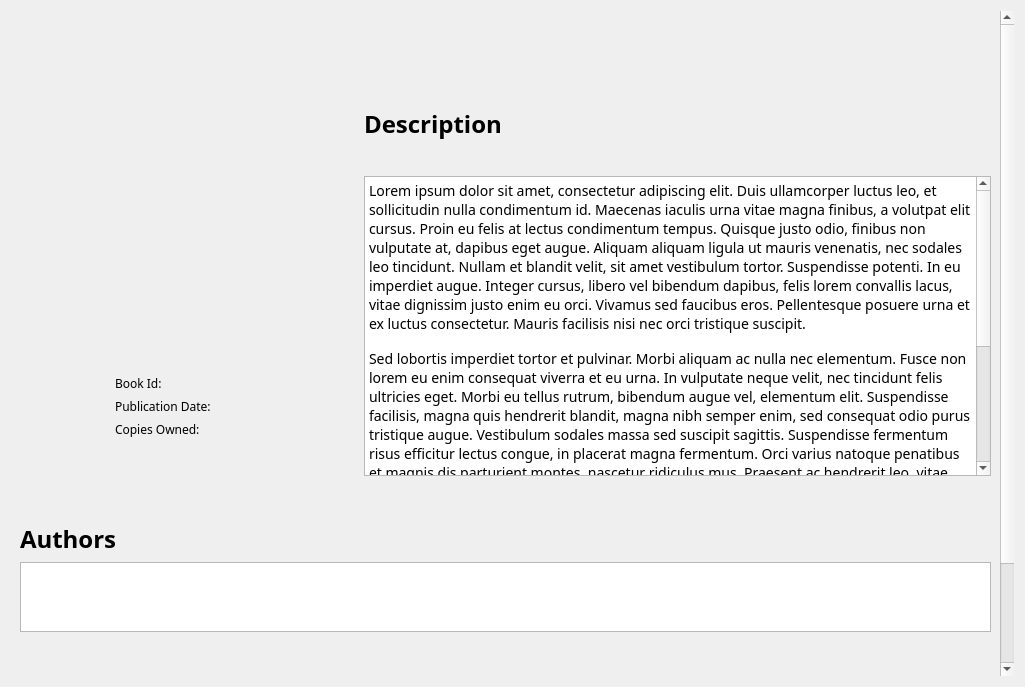
<?xml version="1.0" encoding="UTF-8"?>
<ui version="4.0">
 <class>BookDetailsDialog</class>
 <widget class="QDialog" name="BookDetailsDialog">
  <property name="enabled">
   <bool>true</bool>
  </property>
  <property name="geometry">
   <rect>
    <x>0</x>
    <y>0</y>
    <width>1025</width>
    <height>687</height>
   </rect>
  </property>
  <property name="minimumSize">
   <size>
    <width>0</width>
    <height>0</height>
   </size>
  </property>
  <property name="windowTitle">
   <string/>
  </property>
  <property name="windowIcon">
   <iconset resource="../../resources/resource.qrc">
    <normaloff>:/images/LibraryLogo.png</normaloff>:/images/LibraryLogo.png</iconset>
  </property>
  <layout class="QVBoxLayout" name="verticalLayout">
   <item>
    <widget class="SmoothScrollArea" name="scrollArea">
     <property name="sizePolicy">
      <sizepolicy hsizetype="Minimum" vsizetype="Expanding">
       <horstretch>0</horstretch>
       <verstretch>0</verstretch>
      </sizepolicy>
     </property>
     <property name="minimumSize">
      <size>
       <width>0</width>
       <height>0</height>
      </size>
     </property>
     <property name="styleSheet">
      <string notr="true">QScrollArea#scrollArea {
    background-color: transparent;
}</string>
     </property>
     <property name="frameShape">
      <enum>QFrame::NoFrame</enum>
     </property>
     <property name="widgetResizable">
      <bool>true</bool>
     </property>
     <widget class="QWidget" name="scrollAreaWidgetContents">
      <property name="geometry">
       <rect>
        <x>0</x>
        <y>0</y>
        <width>990</width>
        <height>991</height>
       </rect>
      </property>
      <layout class="QVBoxLayout" name="verticalLayout_4">
       <item>
        <layout class="QHBoxLayout" name="horizontalLayout" stretch="5,10">
         <property name="spacing">
          <number>30</number>
         </property>
         <item>
          <layout class="QVBoxLayout" name="verticalLayout_3" stretch="12,4">
           <item>
            <widget class="ImagePickerLabel" name="bookCover">
             <property name="sizePolicy">
              <sizepolicy hsizetype="Ignored" vsizetype="Ignored">
               <horstretch>0</horstretch>
               <verstretch>0</verstretch>
              </sizepolicy>
             </property>
             <property name="minimumSize">
              <size>
               <width>100</width>
               <height>200</height>
              </size>
             </property>
             <property name="styleSheet">
              <string notr="true">image: url(:/images/DefaultBookCover.jpg);</string>
             </property>
             <property name="text">
              <string/>
             </property>
             <property name="alignment">
              <set>Qt::AlignCenter</set>
             </property>
            </widget>
           </item>
           <item>
            <layout class="QFormLayout" name="formLayout">
             <property name="fieldGrowthPolicy">
              <enum>QFormLayout::FieldsStayAtSizeHint</enum>
             </property>
             <property name="labelAlignment">
              <set>Qt::AlignLeading|Qt::AlignLeft|Qt::AlignTop</set>
             </property>
             <property name="formAlignment">
              <set>Qt::AlignHCenter|Qt::AlignTop</set>
             </property>
             <property name="horizontalSpacing">
              <number>20</number>
             </property>
             <property name="verticalSpacing">
              <number>6</number>
             </property>
             <property name="topMargin">
              <number>5</number>
             </property>
             <property name="rightMargin">
              <number>20</number>
             </property>
             <property name="bottomMargin">
              <number>20</number>
             </property>
             <item row="0" column="0">
              <widget class="QLabel" name="label_4">
               <property name="font">
                <font>
                 <family>Montserrat</family>
                </font>
               </property>
               <property name="text">
                <string>Book Id:</string>
               </property>
              </widget>
             </item>
             <item row="0" column="1">
              <widget class="QLabel" name="bookIdLabel">
               <property name="font">
                <font>
                 <family>Montserrat</family>
                </font>
               </property>
               <property name="text">
                <string>&lt;id&gt;</string>
               </property>
              </widget>
             </item>
             <item row="1" column="0">
              <widget class="QLabel" name="label_5">
               <property name="font">
                <font>
                 <family>Montserrat</family>
                </font>
               </property>
               <property name="text">
                <string>Publication Date:</string>
               </property>
              </widget>
             </item>
             <item row="1" column="1">
              <widget class="QLabel" name="bookDateLabel">
               <property name="font">
                <font>
                 <family>Montserrat</family>
                </font>
               </property>
               <property name="text">
                <string>&lt;date&gt;</string>
               </property>
              </widget>
             </item>
             <item row="2" column="0">
              <widget class="QLabel" name="label_8">
               <property name="font">
                <font>
                 <family>Montserrat</family>
                </font>
               </property>
               <property name="text">
                <string>Copies Owned:</string>
               </property>
              </widget>
             </item>
             <item row="2" column="1">
              <widget class="QLabel" name="numCopiesOwnedLabel">
               <property name="font">
                <font>
                 <family>Montserrat</family>
                </font>
               </property>
               <property name="text">
                <string>&lt;copies&gt;</string>
               </property>
              </widget>
             </item>
            </layout>
           </item>
          </layout>
         </item>
         <item>
          <layout class="QVBoxLayout" name="verticalLayout_2">
           <item>
            <widget class="QLabel" name="bookTitleLabel">
             <property name="minimumSize">
              <size>
               <width>300</width>
               <height>0</height>
              </size>
             </property>
             <property name="font">
              <font>
               <family>Montserrat</family>
               <pointsize>20</pointsize>
               <bold>true</bold>
               <underline>true</underline>
              </font>
             </property>
             <property name="text">
              <string>&lt;Book Title&gt;</string>
             </property>
             <property name="wordWrap">
              <bool>true</bool>
             </property>
            </widget>
           </item>
           <item>
            <spacer name="verticalSpacer">
             <property name="orientation">
              <enum>Qt::Vertical</enum>
             </property>
             <property name="sizeType">
              <enum>QSizePolicy::Fixed</enum>
             </property>
             <property name="sizeHint" stdset="0">
              <size>
               <width>20</width>
               <height>20</height>
              </size>
             </property>
            </spacer>
           </item>
           <item>
            <widget class="QLabel" name="label_2">
             <property name="font">
              <font>
               <family>Montserrat</family>
               <pointsize>18</pointsize>
               <bold>true</bold>
               <underline>false</underline>
              </font>
             </property>
             <property name="text">
              <string>Description</string>
             </property>
            </widget>
           </item>
           <item>
            <spacer name="verticalSpacer_2">
             <property name="orientation">
              <enum>Qt::Vertical</enum>
             </property>
             <property name="sizeType">
              <enum>QSizePolicy::Fixed</enum>
             </property>
             <property name="sizeHint" stdset="0">
              <size>
               <width>20</width>
               <height>5</height>
              </size>
             </property>
            </spacer>
           </item>
           <item>
            <widget class="QTextEdit" name="descriptionText">
             <property name="minimumSize">
              <size>
               <width>0</width>
               <height>300</height>
              </size>
             </property>
             <property name="font">
              <font>
               <family>Montserrat</family>
              </font>
             </property>
             <property name="readOnly">
              <bool>true</bool>
             </property>
             <property name="html">
              <string>&lt;!DOCTYPE HTML PUBLIC &quot;-//W3C//DTD HTML 4.0//EN&quot; &quot;http://www.w3.org/TR/REC-html40/strict.dtd&quot;&gt;
&lt;html&gt;&lt;head&gt;&lt;meta name=&quot;qrichtext&quot; content=&quot;1&quot; /&gt;&lt;meta charset=&quot;utf-8&quot; /&gt;&lt;style type=&quot;text/css&quot;&gt;
p, li { white-space: pre-wrap; }
hr { height: 1px; border-width: 0; }
li.unchecked::marker { content: &quot;\2610&quot;; }
li.checked::marker { content: &quot;\2612&quot;; }
&lt;/style&gt;&lt;/head&gt;&lt;body style=&quot; font-family:'Montserrat'; font-size:9pt; font-weight:400; font-style:normal;&quot;&gt;
&lt;p style=&quot; margin-top:0px; margin-bottom:15px; margin-left:0px; margin-right:0px; -qt-block-indent:0; text-indent:0px; background-color:#ffffff;&quot;&gt;&lt;span style=&quot; font-family:'Open Sans','Arial','sans-serif'; font-size:14px; color:#000000; background-color:#ffffff;&quot;&gt;Lorem ipsum dolor sit amet, consectetur adipiscing elit. Duis ullamcorper luctus leo, et sollicitudin nulla condimentum id. Maecenas iaculis urna vitae magna finibus, a volutpat elit cursus. Proin eu felis at lectus condimentum tempus. Quisque justo odio, finibus non vulputate at, dapibus eget augue. Aliquam aliquam ligula ut mauris venenatis, nec sodales leo tincidunt. Nullam et blandit velit, sit amet vestibulum tortor. Suspendisse potenti. In eu imperdiet augue. Integer cursus, libero vel bibendum dapibus, felis lorem convallis lacus, vitae dignissim justo enim eu orci. Vivamus sed faucibus eros. Pellentesque posuere urna et ex luctus consectetur. Mauris facilisis nisi nec orci tristique suscipit.&lt;/span&gt;&lt;/p&gt;
&lt;p style=&quot; margin-top:0px; margin-bottom:15px; margin-left:0px; margin-right:0px; -qt-block-indent:0; text-indent:0px; background-color:#ffffff;&quot;&gt;&lt;span style=&quot; font-family:'Open Sans','Arial','sans-serif'; font-size:14px; color:#000000; background-color:#ffffff;&quot;&gt;Sed lobortis imperdiet tortor et pulvinar. Morbi aliquam ac nulla nec elementum. Fusce non lorem eu enim consequat viverra et eu urna. In vulputate neque velit, nec tincidunt felis ultricies eget. Morbi eu tellus rutrum, bibendum augue vel, elementum elit. Suspendisse facilisis, magna quis hendrerit blandit, magna nibh semper enim, sed consequat odio purus tristique augue. Vestibulum sodales massa sed suscipit sagittis. Suspendisse fermentum risus efficitur lectus congue, in placerat magna fermentum. Orci varius natoque penatibus et magnis dis parturient montes, nascetur ridiculus mus. Praesent ac hendrerit leo, vitae euismod libero. Nam scelerisque felis nibh, non congue justo pellentesque quis. Curabitur eget orci vitae sem hendrerit tincidunt.&lt;/span&gt;&lt;/p&gt;
&lt;p style=&quot; margin-top:0px; margin-bottom:15px; margin-left:0px; margin-right:0px; -qt-block-indent:0; text-indent:0px; background-color:#ffffff;&quot;&gt;&lt;span style=&quot; font-family:'Open Sans','Arial','sans-serif'; font-size:14px; color:#000000; background-color:#ffffff;&quot;&gt;Donec a consectetur erat, a iaculis urna. Quisque metus ipsum, sodales eu suscipit eget, maximus vel diam. Maecenas in augue ut sem sagittis volutpat. Nunc id quam convallis, sagittis velit sit amet, feugiat urna. Aliquam vestibulum eu quam congue sollicitudin. Mauris semper luctus nulla eget auctor. Nunc pulvinar leo non neque dictum pellentesque. Donec at velit metus. In elementum sem pretium, rutrum magna sollicitudin, vehicula nisl. Quisque sed nisi justo. Fusce ut lorem dictum, consectetur augue id, sagittis nulla. Fusce sit amet efficitur lectus. Vivamus lacus erat, consectetur vel accumsan id, posuere sit amet purus. Lorem ipsum dolor sit amet, consectetur adipiscing elit.&lt;/span&gt;&lt;/p&gt;&lt;/body&gt;&lt;/html&gt;</string>
             </property>
            </widget>
           </item>
          </layout>
         </item>
        </layout>
       </item>
       <item>
        <spacer name="verticalSpacer_3">
         <property name="orientation">
          <enum>Qt::Vertical</enum>
         </property>
         <property name="sizeType">
          <enum>QSizePolicy::Fixed</enum>
         </property>
         <property name="sizeHint" stdset="0">
          <size>
           <width>20</width>
           <height>40</height>
          </size>
         </property>
        </spacer>
       </item>
       <item>
        <widget class="QLabel" name="label_3">
         <property name="font">
          <font>
           <family>Montserrat</family>
           <pointsize>18</pointsize>
           <bold>true</bold>
           <underline>false</underline>
          </font>
         </property>
         <property name="text">
          <string>Authors</string>
         </property>
        </widget>
       </item>
       <item>
        <widget class="QListView" name="authorsList">
         <property name="sizePolicy">
          <sizepolicy hsizetype="Expanding" vsizetype="Preferred">
           <horstretch>0</horstretch>
           <verstretch>0</verstretch>
          </sizepolicy>
         </property>
         <property name="font">
          <font>
           <family>Montserrat</family>
          </font>
         </property>
         <property name="verticalScrollBarPolicy">
          <enum>Qt::ScrollBarAsNeeded</enum>
         </property>
         <property name="sizeAdjustPolicy">
          <enum>QAbstractScrollArea::AdjustIgnored</enum>
         </property>
         <property name="dragDropMode">
          <enum>QAbstractItemView::NoDragDrop</enum>
         </property>
         <property name="horizontalScrollMode">
          <enum>QAbstractItemView::ScrollPerPixel</enum>
         </property>
         <property name="movement">
          <enum>QListView::Static</enum>
         </property>
         <property name="flow">
          <enum>QListView::LeftToRight</enum>
         </property>
         <property name="isWrapping" stdset="0">
          <bool>false</bool>
         </property>
         <property name="resizeMode">
          <enum>QListView::Adjust</enum>
         </property>
         <property name="layoutMode">
          <enum>QListView::SinglePass</enum>
         </property>
         <property name="viewMode">
          <enum>QListView::IconMode</enum>
         </property>
         <property name="uniformItemSizes">
          <bool>true</bool>
         </property>
         <property name="wordWrap">
          <bool>true</bool>
         </property>
         <property name="selectionRectVisible">
          <bool>false</bool>
         </property>
        </widget>
       </item>
       <item>
        <spacer name="verticalSpacer_4">
         <property name="orientation">
          <enum>Qt::Vertical</enum>
         </property>
         <property name="sizeType">
          <enum>QSizePolicy::Fixed</enum>
         </property>
         <property name="sizeHint" stdset="0">
          <size>
           <width>20</width>
           <height>40</height>
          </size>
         </property>
        </spacer>
       </item>
       <item>
        <widget class="QLabel" name="label_10">
         <property name="font">
          <font>
           <family>Montserrat</family>
           <pointsize>18</pointsize>
           <bold>true</bold>
           <underline>false</underline>
          </font>
         </property>
         <property name="text">
          <string>Categories</string>
         </property>
        </widget>
       </item>
       <item>
        <widget class="QListView" name="categoriesList">
         <property name="sizePolicy">
          <sizepolicy hsizetype="Expanding" vsizetype="Preferred">
           <horstretch>0</horstretch>
           <verstretch>0</verstretch>
          </sizepolicy>
         </property>
         <property name="font">
          <font>
           <family>Montserrat</family>
          </font>
         </property>
         <property name="verticalScrollBarPolicy">
          <enum>Qt::ScrollBarAlwaysOff</enum>
         </property>
         <property name="sizeAdjustPolicy">
          <enum>QAbstractScrollArea::AdjustIgnored</enum>
         </property>
         <property name="dragDropMode">
          <enum>QAbstractItemView::NoDragDrop</enum>
         </property>
         <property name="horizontalScrollMode">
          <enum>QAbstractItemView::ScrollPerPixel</enum>
         </property>
         <property name="movement">
          <enum>QListView::Static</enum>
         </property>
         <property name="flow">
          <enum>QListView::LeftToRight</enum>
         </property>
         <property name="isWrapping" stdset="0">
          <bool>false</bool>
         </property>
         <property name="resizeMode">
          <enum>QListView::Adjust</enum>
         </property>
         <property name="layoutMode">
          <enum>QListView::SinglePass</enum>
         </property>
         <property name="viewMode">
          <enum>QListView::IconMode</enum>
         </property>
         <property name="uniformItemSizes">
          <bool>true</bool>
         </property>
         <property name="wordWrap">
          <bool>true</bool>
         </property>
         <property name="selectionRectVisible">
          <bool>false</bool>
         </property>
        </widget>
       </item>
      </layout>
     </widget>
    </widget>
   </item>
  </layout>
 </widget>
 <customwidgets>
  <customwidget>
   <class>ImagePickerLabel</class>
   <extends>QLabel</extends>
   <header>imagepickerlabel.h</header>
  </customwidget>
  <customwidget>
   <class>SmoothScrollArea</class>
   <extends>QScrollArea</extends>
   <header>smoothscrollarea.h</header>
   <container>1</container>
  </customwidget>
 </customwidgets>
 <resources>
  <include location="../../resources/resource.qrc"/>
 </resources>
 <connections/>
</ui>
